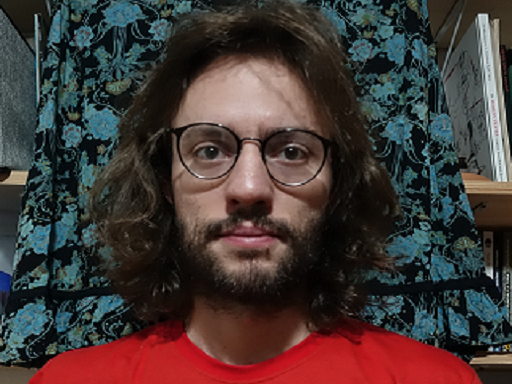
#> input picture arquivos/img/danilo/danilo.png, 512 x 384 px, found by its file name
$ jupyter execute Lab4_ImageDWT_Danilo.ipynb   (shell and % lines are left out)
#> lines starting #> are read from the running program, lines starting #| are printed output that depends on the picture
# ESTI019 - QS2021 - CSM - Lab4

# Lab4 - Codificação de Imagem com DWT

A. Objetivos:

1.   Efetuar a Codificação de Imagem e a Decodificação por DWT e IDWT
2.   Testar funções de Codificação Multinível
3.   Verificar a taxa de compressão só com a Componente de Aproximação

[cell 1]
import numpy as np
import cv2 as cv
import pywt
import pywt.data
import matplotlib.image as mpimg
import matplotlib.pyplot as plt

B. Monte o seu google drive e verifique os seus arquivos:

[cell 2]
from google.colab import drive
drive.mount('/content/drive/')

C. Codificação de Luminância (P&B) com DWT para a Pimentas

[cell 3]
img = mpimg.imread('drive/My Drive/CSM_2021.3/Lab.4_Danilo/danilo.png')
#> img is the input picture: shape (384, 512, 4) float32; mean R, G, B, A 0.266, 0.218, 0.21, 1

img_gray = cv.cvtColor(img, cv.COLOR_RGB2GRAY)


coefs2 = pywt.dwt2(img_gray,'haar', mode='periodization')  #1 nível de DWT
(cA, (cH, cV, cD)) = coefs2 #Separando os coeficientes
imgr = pywt.idwt2(coefs2, 'haar', mode = 'periodization')  #1 nível de IDWT

plt.figure(figsize=(10,10))
plt.subplot(2,2,1)
plt.imshow(cA,'gray'); plt.title("CA - Aproximação")
plt.subplot(2,2,2)
plt.imshow(cV,'gray'); plt.title("CV - Bordas Verticais")
plt.subplot(2,2,3)
plt.imshow(cH,'gray'); plt.title("CH - Bordas Horizontais")
plt.subplot(2,2,4)
plt.imshow(cD,'gray'); plt.title("CD - Bordas Diagonais")

C.1 Cálculo do Erro Quadrático Médio (MSE) e da Relação Sinal Ruído de Pico (PSNR)

a) A MSE é obtida calculando somando-se o erro quadrático de reconstrução pixel a pixel entre a Imagem Original (O) da Reconstruída (R) e normalizando pela dimensão (LxA) da imagem:

$ MSE = \frac{1}{LA}{\sum_{i=0}^L}{\sum_{j=0}^A [O(i,j) - R(i,j)]^2}$

b) A SNR de pico (PSNR) é definida para cada plano componente da imagem como:

$ PSNR = 10.log_{10} \left( \frac{{MAX_I}^2}{MSE} \right) $

sendo $MAX_I$ o valor máximo do pixel, que para 8 bits equivale a 255, logo:

$ PSNR = 20.log_{10}(255) - 10.log_{10} (MSE) $

OBS.: Para uma imagem RGB, $ MSE = MSE_R + MSE_G + MSE_B $, sendo similar definiação para YCrCb e HSV

[cell 4]
# Calculo da MSE P&B
A, L, Camadas = img.shape
#> A = 384; L = 512; Camadas = 4
dif = img_gray - imgr
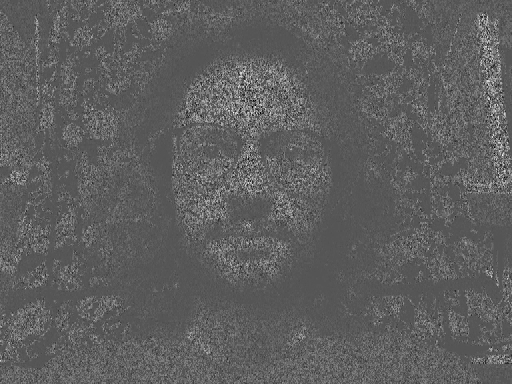
#> dif: shape (384, 512) float32; min -1.19e-07, max 2.38e-07, mean 1.46e-08; drawn with min black and max white
MSE_gray = np.sum(np.matmul(dif,np.transpose(dif)))/(A*L)
#> MSE_gray = 8.93e-14
print("MSE_Y = {:.2e}".format(MSE_gray))
#| MSE_Y = 8.93e-14
PSNR_Y = 20*np.log10(255) - 10*np.log10(MSE_gray)
#> PSNR_Y = 178.6
print("PSNR_Luma = {:.2f} dB".format(PSNR_Y))
#| PSNR_Luma = 178.62 dB
plt.figure(figsize=(20,10))
infograf = "Imagem Reconstruída de Luminância (Y) com PSNR = " + str(np.uint8(PSNR_Y)) + ' dB'
plt.subplot(1,2,1); plt.imshow(img_gray,'gray'); plt.title("Imagem Original P&B")
plt.subplot(1,2,2); plt.imshow(imgr,'gray'); plt.title(infograf)

D. Teste das Funções de Multiresolução wavedec2() e waverec2()

[cell 5]
C = pywt.wavedec2(img_gray,'haar', mode = 'symmetric', level=2) # Dois níveis de decomposição DWT
#> C = 3 items
imgr2 = pywt.waverec2(C, 'haar', mode = 'symmetric') # Dois níveis de IDWT

# Para extrair os coeficientes de cada nível
cA2 = C[0]  # Coeficientes de Aproximação nível 2
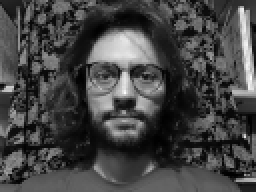
#> cA2: shape (96, 128) float32 (shown 2 times larger); min 0.0302, max 3.34, mean 0.925; drawn with min black and max white
(cH1, cV1, cD1) = C[-1] # Coeficientes de Detalhes nível 1
(cH2, cV2, cD2) = C[-2] # Coeficientes de Detalhes nível 2
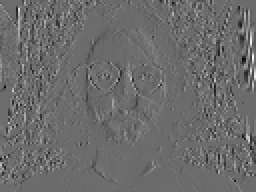
#> cV2: shape (96, 128) float32 (shown 2 times larger); min -0.986, max 1.34, mean 0.000253; drawn with min black and max white
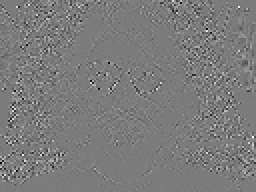
#> cD2: shape (96, 128) float32 (shown 2 times larger); min -0.52, max 0.551, mean 0.000129; drawn with min black and max white

# Imagem Original
img_gray = cv.cvtColor(img, cv.COLOR_BGR2GRAY)

# Plot dos coeficientes do nível 2
plt.figure(figsize=(5,5))
plt.subplot(2,2,1)
plt.imshow(cA2, 'gray'); plt.title('Ap. N2: CA2')
plt.subplot(2,2,2)
plt.imshow(cV2, 'gray'); plt.title('B. V. N2: CV2')
plt.subplot(2,2,3)
plt.imshow(cH2, 'gray'); plt.title('B. H. N2: CH2')
plt.subplot(2,2,4)
plt.imshow(cD2, 'gray'); plt.title('B. D. N2: CD2')

# Plot Original e Reconstrução
plt.figure(figsize=(20,10))
plt.subplot(1,2,1); plt.imshow(img_gray,'gray'); plt.title('Imagem Original')
plt.subplot(1,2,2); plt.imshow(imgr2,'gray'); plt.title('Imagem Reconstruída')

E. Efetuar uma "Montagem" com wavedec2() e wavedecn()

1º Nível

[cell 6]
CV1 = cV1.copy()
CH1 = cH1.copy()
CD1 = cD1.copy()

2º Nível

[cell 7]
CA2 = cA2.copy()
CH2 = cH2.copy()
CV2 = cV2.copy()
CD2 = cD2.copy()
# Matriz Final Completa
CA1 = np.bmat([[CA2,CV2],[CH2,CD2]])
CC = np.bmat([[CA1,CV1],[CH1,CD1]])
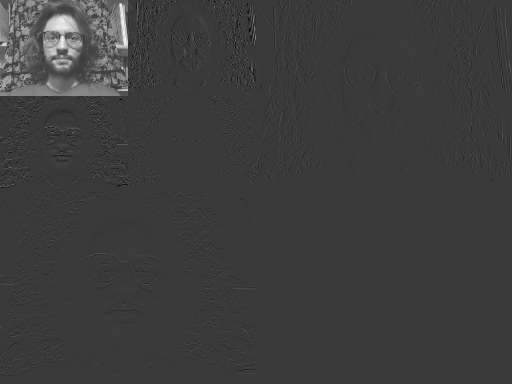
#> CC: shape (384, 512) float32; min -0.99, max 3.34, mean 0.0578; drawn with min black and max white

[cell 8]
plt.figure(figsize=(20,20))
plt.imshow(CC,'gray')
plt.title('Codificação de Imagem em multinível com função wavedec2()')

F. Reconstrução de Imagem Colorida

[cell 9]
# Imagem Original

plt.figure(figsize=(20,20))
plt.imshow(img); plt.title("Imagem Original")

# Codificação por planos de cores
# Plano Vermelho
coefs_R = pywt.dwt2(img[:,:,0],'haar', mode='periodization')  #1 nível de DWT R
(cA_R, (cH_R, cV_R, cD_R)) = coefs_R #Separando os coeficientes
cr_R = pywt.idwt2(coefs_R, 'haar', mode = 'periodization')  #1 nível de IDWT R
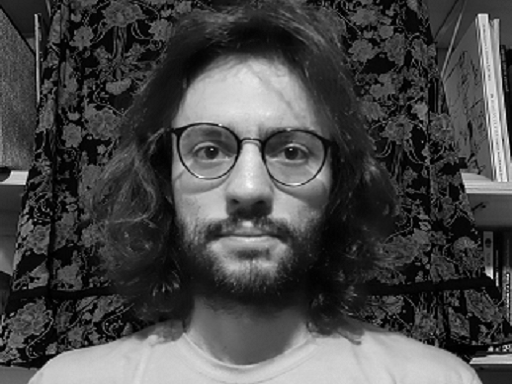
#> cr_R: shape (384, 512) float32; min -1.12e-08, max 0.933, mean 0.266; drawn with min black and max white

plt.figure(figsize=(20,20))
plt.subplot(2,2,1)
plt.imshow(cA_R,'Reds_r'); plt.title("CA_Red - Aproximação")
plt.subplot(2,2,2)
plt.imshow(cV_R,'Reds_r'); plt.title("CV_Red - Bordas Verticais")
plt.subplot(2,2,3)
plt.imshow(cH_R,'Reds_r'); plt.title("CH_Red - Bordas Horizontais")
plt.subplot(2,2,4)
plt.imshow(cD_R,'Reds_r'); plt.title("CD_Red - Bordas Diagonais")

plt.figure(figsize=(20,20))
plt.imshow(cr_R, 'Reds_r'); plt.title("Imagem Reconstruída Red")

[cell 10]
# Plano Verde
coefs_G = pywt.dwt2(img[:,:,1],'haar', mode='periodization')  #1 nível de DWT G
(cA_G, (cH_G, cV_G, cD_G)) = coefs_G #Separando os coeficientes
cr_G = pywt.idwt2(coefs_G, 'haar', mode = 'periodization')  #1 nível de IDWT G

plt.figure(figsize=(20,20))
plt.subplot(2,2,1)
plt.imshow(cA_G,'Greens_r'); plt.title("CA_Green - Aproximação")
plt.subplot(2,2,2)
plt.imshow(cV_G,'Greens_r'); plt.title("CV_Green - Bordas Verticais")
plt.subplot(2,2,3)
plt.imshow(cH_G,'Greens_r'); plt.title("CH_Green - Bordas Horizontais")
plt.subplot(2,2,4)
plt.imshow(cD_G,'Greens_r'); plt.title("CD_Green - Bordas Diagonais")

plt.figure(figsize=(20,20))
plt.imshow(cr_G, 'Greens_r'); plt.title("Imagem Reconstruída Green")

[cell 11]
# Plano Azul
coefs_B = pywt.dwt2(img[:,:,2],'haar', mode='periodization')  #1 nível de DWT B
(cA_B, (cH_B, cV_B, cD_B)) = coefs_B #Separando os coeficientes
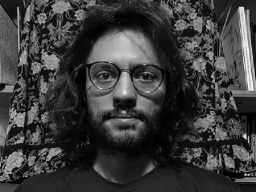
#> cA_B: shape (192, 256) float32; min 0, max 1.79, mean 0.42; drawn with min black and max white
cr_B = pywt.idwt2(coefs_B, 'haar', mode = 'periodization')  #1 nível de IDWT B

plt.figure(figsize=(20,20))
plt.subplot(2,2,1)
plt.imshow(cA_B,'Blues_r'); plt.title("CA_Blue - Aproximação")
plt.subplot(2,2,2)
plt.imshow(cV_B,'Blues_r'); plt.title("CV_Blue - Bordas Verticais")
plt.subplot(2,2,3)
plt.imshow(cH_B,'Blues_r'); plt.title("CH_Blue - Bordas Horizontais")
plt.subplot(2,2,4)
plt.imshow(cD_B,'Blues_r'); plt.title("CD_Blue - Bordas Diagonais")

plt.figure(figsize=(20,20))
plt.imshow(cr_B, 'Blues_r'); plt.title("Imagem Reconstruída Blue")

[cell 12]
# Reconstrução Nível 1 Colorida
A1, L1 = cA_R.shape
#> A1 = 192; L1 = 256
imgrec1 = np.zeros((A1,L1,3))
imgrec1[:,:,0] = cA_R.copy()
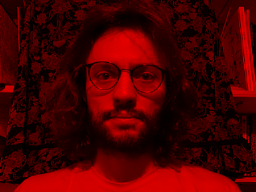
#> imgrec1: shape (192, 256, 3) float64; mean of channels 0, 1, 2 0.531, 0, 0; drawn with min black and max white
imgrec1[:,:,1] = cA_G.copy()
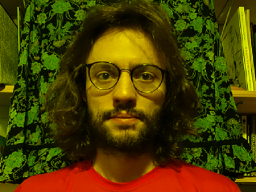
#> imgrec1: shape (192, 256, 3) float64; mean of channels 0, 1, 2 0.531, 0.436, 0; drawn with min black and max white
imgrec1[:,:,2] = cA_B.copy()
plt.figure(figsize=(10,10))
plt.imshow(imgrec1); plt.title("Imagem Reconstruída DWT/IDWT Nível 1")
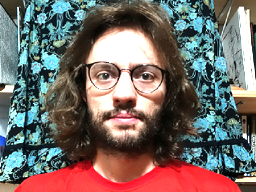
#> shown: shape (192, 256, 3) float64; mean R, G, B 0.466, 0.42, 0.406

G. Salvando as Aproximações e depois fazendo download dos arquivos, calcular a taxa de compressão com o original

[cell 13]
# obtenha aproximação de NÍVEL 1 e converte para inteiro
C1 = pywt.wavedec2(img_gray,'haar', mode = 'symmetric', level=1) # Um nível de decomposição DWT
#> C1 = 2 items
CA1_ = 255 * C1[0] / np.abs(C1[0]).max()
CA1_ = CA1_.astype(int)

# aproximação de NÍVEL 2 - ja´obtido no item (D) e converte para inteiro
CA2_ = 255 * cA2 / np.abs(cA2).max()
CA2_ = CA2_.astype(int)

# Salva no drive
cv.imwrite('drive/My Drive/CSM_2021.3/Lab.4_Danilo/danilo_DWT_N1_Y.bmp', CA1_) # Aproximação Nível 1 só Y
cv.imwrite('drive/My Drive/CSM_2021.3/Lab.4_Danilo/danilo_DWT_N2_Y.bmp', CA2_) # Aproximação Nível 2 só Y
#> Out = True

H. Gravando o Arquivo Codificado DWT/IDWT nível 1 Colorido, calcular a taxa de compressão com o original

[cell 14]
# Aproximação Nível 1 Colorida
# converte RGB para BGR e converte para inteiro
imgrec1_ = np.zeros((A1,L1,3))
imgrec1_[:,:,0] = imgrec1[:,:,2]
imgrec1_[:,:,1] = imgrec1[:,:,1]
imgrec1_[:,:,2] = imgrec1[:,:,0]
imgrec1_ = ( 255 * imgrec1_ / np.abs(imgrec1_).max() ).astype(int)

# Salva no drive
cv.imwrite('drive/My Drive/CSM_2021.3/Lab.4_Danilo/danilo_DWT_N1_colorida.bmp', imgrec1_) # Gravando Aproximação Nível 1 Colorida
#> Out = True
